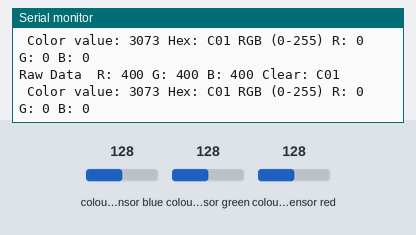
A sketch run on a simulated Arduino Uno, built with avr-gcc and run on an emulated ATmega328P. Parts: the last lines printed to the serial monitor. The inputs (shaded band) are chosen by the test bench; at power-on: colour sensor blue 128, colour sensor green 128, colour sensor red 128.

Above: at 1.2 s.
1.3 s: colour sensor blue set to 5
At 1.42 s:
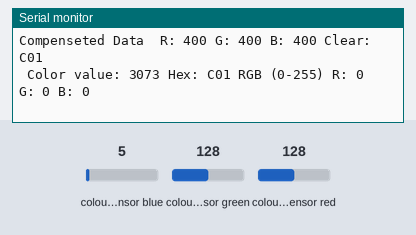
3.0 s: colour sensor green set to 5
At 3.5 s:
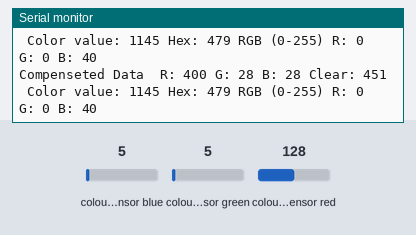
4.8 s: colour sensor red set to 64
At 5.26 s:
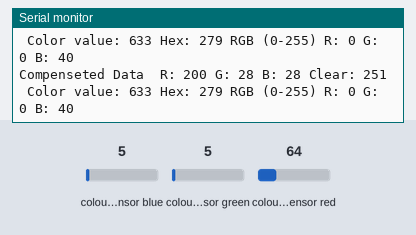
7.8 s: colour sensor blue set to 191
At 8.2 s:
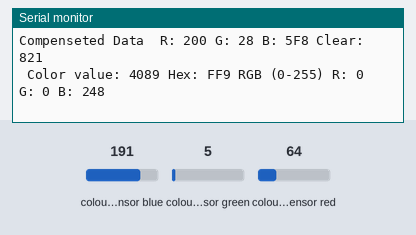
9.4 s: colour sensor green set to 64
At 9.69 s:
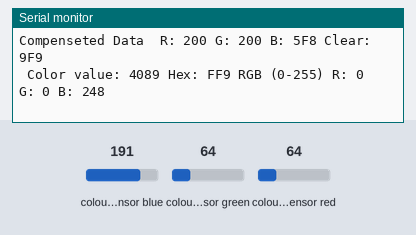
11.0 s: colour sensor red set to 5
At 11.5 s:
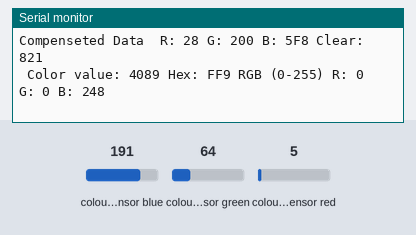
Timing chart, 0 to 14.0 s (numbered marks = the images above; inputs shaded):
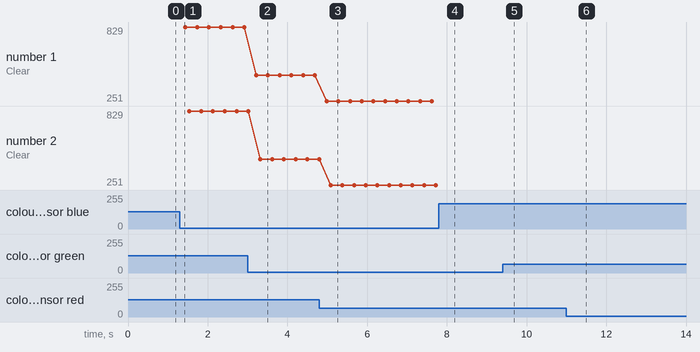

Measured:
- after the input at 3.0 s, the serial monitor: prints a new line after 0.22 s (image 2)
- after the input at 4.8 s, the serial monitor: prints a new line after 0.19 s (image 3)
- after the input at 7.8 s, the serial monitor: prints a new line after 0.11 s (image 4)
- after the input at 9.4 s, the serial monitor: prints a new line at once (image 5)
- after the input at 11.0 s, the serial monitor: prints a new line after 0.22 s (image 6)
- plotted number 1: 829 → 451 after the input at 3.0 s, 451 → 251 after the input at 4.8 s
- plotted number 2: 829 → 451 after the input at 3.0 s, 451 → 251 after the input at 4.8 s

The sketch:

colorview1.ino
```cpp
#include <Wire.h>
#include "Adafruit_TCS34725.h"

// Pick analog outputs, for the UNO these three work well
// use ~560  ohm resistor between Red & Blue, ~1K for green (its brighter)
/*#define redpin 3
#define greenpin 5
#define bluepin 6*/
// for a common anode LED, connect the common pin to +5V
// for common cathode, connect the common to ground

// set to false if using a common cathode LED
#define commonAnode true

// our RGB -> eye-recognized gamma color
byte gammatable[256];


Adafruit_TCS34725 tcs = Adafruit_TCS34725(TCS34725_INTEGRATIONTIME_50MS, TCS34725_GAIN_1X);

void setup() {
  Serial.begin(9600);
  Serial.println("Color View Test!");

  if (tcs.begin()) {
    Serial.println("Found sensor");
  } else {
    Serial.println("No TCS34725 found ... check your connections");
    while (1); // halt!
  }

 /* // use these three pins to drive an LED
  pinMode(redpin, OUTPUT);
  pinMode(greenpin, OUTPUT);
  pinMode(bluepin, OUTPUT);
  */
  // thanks PhilB for this gamma table!
  // it helps convert RGB colors to what humans see
  for (int i=0; i<256; i++) {
    float x = i;
    x /= 255;
    x = pow(x, 2.5);
    x *= 255;

    if (commonAnode) {
      gammatable[i] = 255 - x;
    } else {
      gammatable[i] = x;
    }
    //Serial.println(gammatable[i]);
  }
}

void ConvertColor2RGB(uint16_t red, uint16_t green, uint16_t blue, uint16_t clear)
{
  uint32_t color = red | green | blue | clear ;
  Serial.print(" Color value: "); Serial.print(color) ; Serial.print(" Hex: ") ; Serial.print((int)color, HEX);

  uint16_t R = (uint8_t) ((red >> 16) & 0xFF) ;
  uint16_t G = (uint8_t) (green >> 8) >> 0xFF  ;
  uint16_t B = (uint16_t) (blue & 0xFF) ;

  Serial.print(" RGB (0-255) R: ");
  Serial.print((int)R);
  Serial.print(" G: ");Serial.print(G);
  Serial.print(" B: ");Serial.print(B);
  Serial.println();
}

void LogColorData(uint16_t red, uint16_t green, uint16_t blue, uint16_t clear)
{
  Serial.print(" R: ");
  Serial.print((int)red, HEX);
  Serial.print(" G: ");Serial.print((int)green, HEX);
  Serial.print(" B: ");Serial.print((int)blue, HEX);
  Serial.print(" Clear: ");Serial.print((int)clear, HEX);
  Serial.println();

  ConvertColor2RGB(red,green, blue, clear) ;
}

void loop() {
  uint16_t clear, red, green, blue;

  tcs.setInterrupt(false);      // turn on LED

  delay(100);  // takes 100ms to read

  tcs.getRawData(&red, &green, &blue, &clear);

  Serial.print("Raw Data ") ;
  LogColorData(red, green, blue, clear);

  //Serial.print((int)r ); Serial.print(" "); Serial.print((int)g);Serial.print(" ");  Serial.println((int)b );

  //analogWrite(redpin, gammatable[(int)r]);
  //analogWrite(greenpin, gammatable[(int)g]);
  //analogWrite(bluepin, gammatable[(int)b]);


  uint16_t ir = (red + green + blue > clear) ? (red + green + blue - clear) / 2 : 0;
  uint16_t r_comp = red - ir;
  uint16_t g_comp = green - ir;
  uint16_t b_comp = blue - ir;
  uint16_t c_comp = clear - ir;

  Serial.print("Compenseted Data ") ;
  LogColorData(r_comp, g_comp, b_comp, c_comp);
}
```
